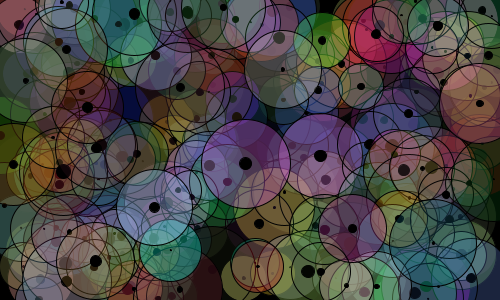
Frame 1 (no input)
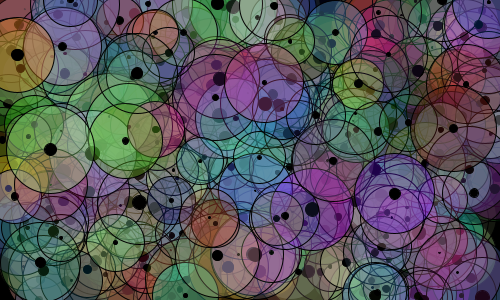
Frame 2 (the mouse pressed at the canvas centre, redrawn once)

The Processing sketch that drew these frames (run headless with seeded random() and noise(); the mouse was pressed at the canvas centre and the sketch redrawn once):

// Processing sketch: processing_58562
// ── processing_58562.pde

/* Briefing 1
   Composição b) - Random
   Maryana Kruk #27300*/
      

void setup(){  /*Função para estabelecer as definições do nosso programa/aplicação*/
  size(500,300); /*Estabelecer o tamanho da janela*/
  background(0); /*Definir a cor do fundo (preto)*/
  smooth();  /*Suavizar as formas*/
}

void draw(){ /*Função para desenhar*/
  for (int i=0; i<260; i++){  /*Ciclo for, ocorre até "i" ser igual a 259*/
    float posX=random(0,width); /*Declarar e inicializar uma variável decimal com valor aleatório enre 0 e a largura da janela*/
    float posY=random(0,height); /*Declarar e inicializar uma variável decimal com valor aleatório enre 0 e a altura da janela*/
    float diam=random(45,90); /*Declarar e inicializar uma variável decimal com valor aleatório enre 45 e 90*/
    float ponto=random(1,diam/6); /*Declarar e inicializar uma variável decimal com valor aleatório enre 1 e diam/6*/
    fill(random(255),random(255),random(255),random(5,95)); /*Preencher com cor aleatória e transparência entre 5 e 95%*/
    ellipse(posX,posY,diam,diam*1); /*Desenhar uma elipse */
    fill(0); /*Preencher com cor preta*/
    ellipse(posX,posY,ponto,ponto); /*Desenhar uma elipse */
  }
  
  noLoop();  /*Função para não haver repetições, neste caso do "void draw"*/
}
  
